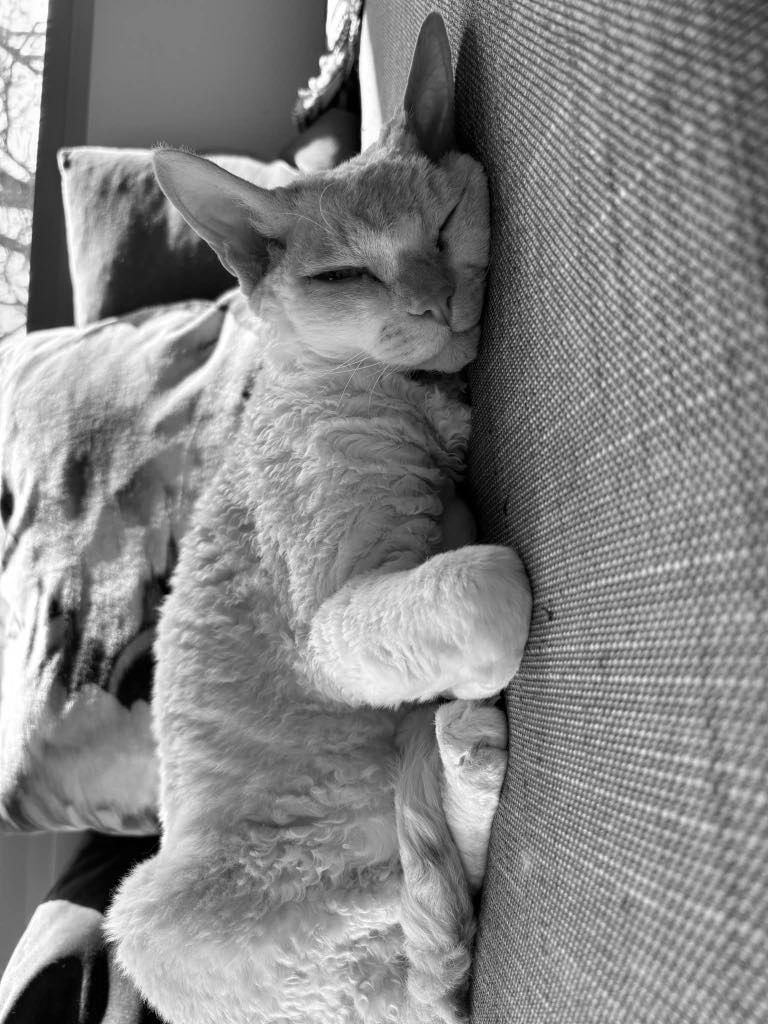
#> input picture alfie_greyscale.png, 768 x 1024 px
$ jupyter execute 'Final Project.ipynb'
#> lines starting #> are read from the running program, lines starting #| are printed output that depends on the picture
[cell 1]
# used ChatGPT to initially generate this code, made changes using my own knowledge

import numpy as np
from PIL import Image, ImageFilter
import matplotlib.pyplot as plt
from scipy.stats import ttest_ind

# Load the image
image_input = 'alfie_greyscale.png'  # Replace with your image path
image = Image.open(image_input)
#> image is the input picture: PIL image 768x1024 RGBA; mean R, G, B, A 133.2, 133.2, 133.2, 255

# Check if the image is in grayscale, convert if not
if image.mode != 'L':
    print(f"Converting image from {image.mode} to grayscale")
#| Converting image from RGBA to grayscale
    gray_original = image.convert('L')
else:
    gray_original = image

# Check if the image is 500x500, convert if not
if gray_original.size != (500, 500):
    print(f"Resizing image from {gray_original.size} to (500, 500)")
#| Resizing image from (768, 1024) to (500, 500)
    resized_gray_image = gray_original.resize((500, 500))
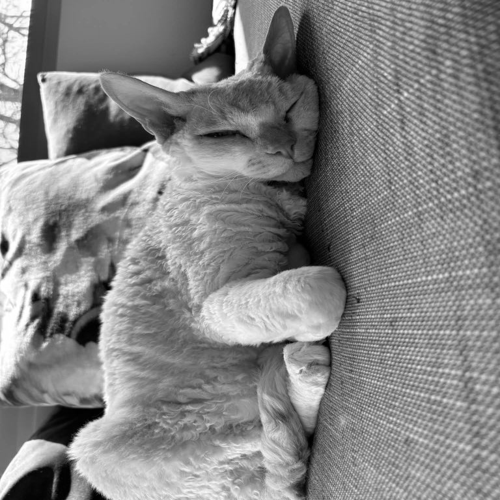
#> resized_gray_image: PIL image 500x500 L; min 0, max 255, mean 133.2
else:
    resized_gray_image = gray_original

# Create blurred image using GaussianBlur
blurred_image = resized_gray_image.filter(ImageFilter.GaussianBlur(radius=2))
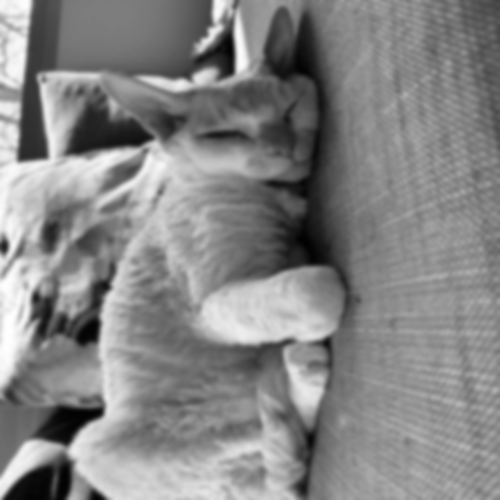
#> blurred_image: PIL image 500x500 L; min 1, max 254, mean 133.2

# Check and convert blurred to grayscale and 500x500
if blurred_image.mode != 'L' and blurred_image.size != (500, 500):
    print(f"Converting blurred image from {blurred_image.mode} to grayscale and resizing to (500, 500)")
    gray_resized_blurred_image = blurred_image.convert('L').resize((500, 500))
else:
    gray_resized_blurred_image = blurred_image

# Convert to numpy arrays
orig_array = np.array(resized_gray_image)
blurred_array = np.array(gray_resized_blurred_image)

# Compute histograms
orig_hist, bins = np.histogram(orig_array.flatten(), bins=256, range=(0, 256))
#> orig_hist = 256 values, max 2954 at index 125, min 66 at index 0, mean 976.6; bins = 257 values from 0 to 256
blurred_hist, _ = np.histogram(blurred_array.flatten(), bins=256, range=(0, 256))
#> blurred_hist = 256 values, max 3573 at index 142, min 0 at index 0, mean 976.6

# Set the font to Arial for better readability
plt.rcParams['font.family'] = 'Arial'

# Plot histograms
plt.figure(figsize=(10, 5))
plt.plot(orig_hist, label='Original Image', color='darkviolet', alpha=0.8)
plt.plot(blurred_hist, label='Blurred Image', color='dodgerblue', alpha=0.8)
plt.title('Grayscale Histogram: Original Image vs Blurred Image')
plt.xlabel('Pixel Intensity (0-255)')
plt.ylabel('Frequency')
plt.legend()
plt.grid(True)
plt.tight_layout()
plt.show()
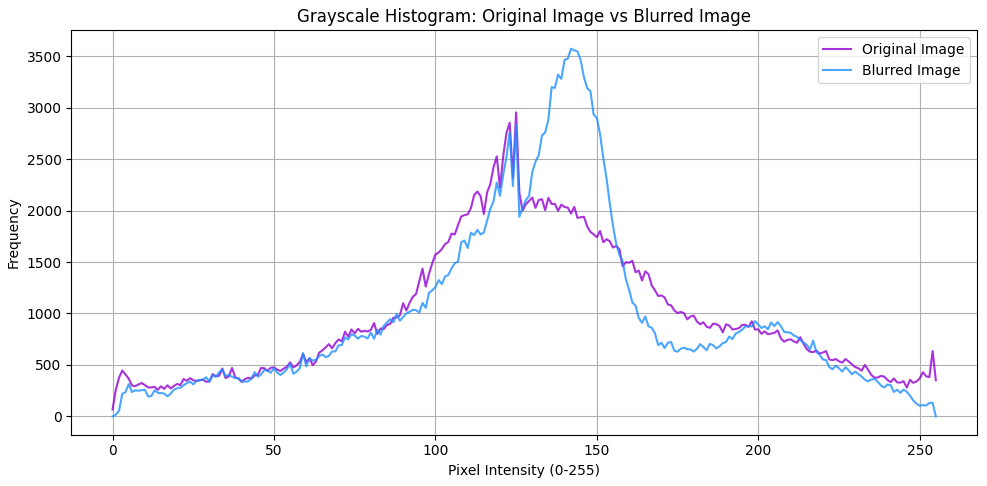
#> figure drawn by matplotlib, 1 panel; curve peaks at x = 125, y = 2954; curve peaks at x = 142, y = 3573

# Statistical test: Independent T-Test
stat, p_value = ttest_ind(orig_hist, blurred_hist, equal_var=False)
#> stat = 0; p_value = 1

# Print results
print("Statistical Comparison using T-test:")
print(f"T-statistic: {stat:.4f}")
#| T-statistic: 0.0000
print(f"P-value: {p_value:.4e}")
#| P-value: 1.0000e+00

if p_value < 0.05:
    print("Result: Statistically significant difference between histograms.")
else:
    print("Result: No statistically significant difference between histograms.")

# Save the blurred image
blurred_image.save(f'blurred_{image_input}.png')

# Save downscaled version (250x250)
blurred_image_250 = blurred_image.resize((250, 250), Image.LANCZOS)
blurred_image_250.save(f'blurred_{image_input}250x250.png')
